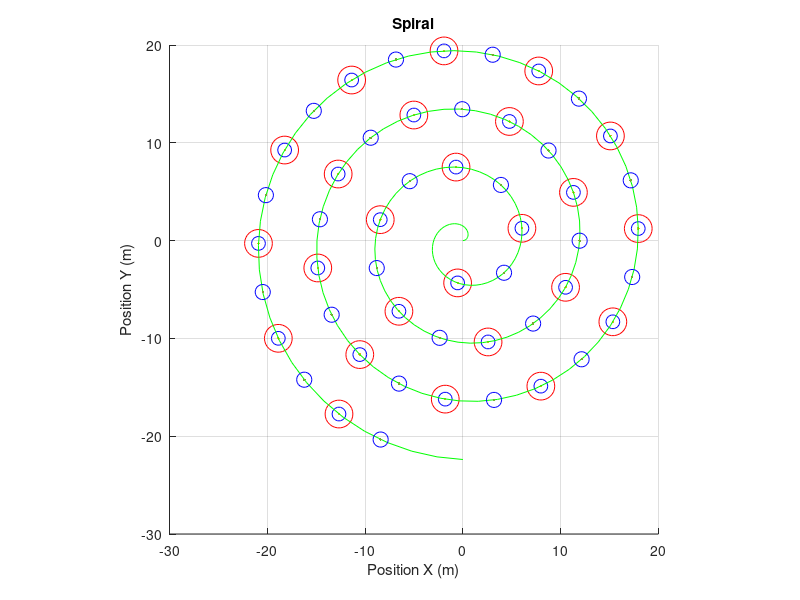

The MATLAB script that drew this image: (Note: this script raises an error after producing the figure.)
a = 0.95;
N = 25;
t = linspace(0,7.5*pi,199 );
d1 =10;
d2 =10;
offset = 0;
x1 =0; x2 = 0; y1 = 0; y2 = 0;
xp1 = 0; xp2 = 0; yp1 = 0; yp2 = 0;

for n = 1:N
    x1(n) = a*sqrt(2*d1*n/a)*cos(sqrt(2*d1*n/a));
    y1(n) = a*sqrt(2*d1*n/a)*sin(sqrt(2*d1*n/a));
end

for n = 1:length(t)
    xp1(n) = a*t(n)*cos(t(n));
    yp1(n) = a*t(n)*sin(t(n));
end
    

for n = 1:N
    x2(n) = (offset+a*sqrt(2*d2*(n+0.5)/a))*cos(sqrt(2*d2*(n+0.5)/a));
    y2(n) = (offset+a*sqrt(2*d2*(n+0.5)/a))*sin(sqrt(2*d2*(n+0.5)/a));
end

A = [x1;y1;x2;y2];

scatter(x1,y1,400,'r','o')
hold on
scatter(x1,y1,100,'b','o')
hold on
scatter(x1,y1,'.')
hold on
plot(xp1,yp1,'g')
hold on
scatter(x2,y2,120,'b','o')
hold on
scatter(x2,y2,'.')
figure(1)
xlabel('Position X (m)')
ylabel('Position Y (m)')
title('Spiral')
grid on
grid on
pbaspect([1 1 1])


fprintf(fileID, '%6s %6s %6s %6s\r\n', 'X_Rx', 'y_Rx', 'X_Tx', 'Y_Tx');
fprintf(fileID, '%6.2f %6.2f %6.2f %6.2f\r\n', A);